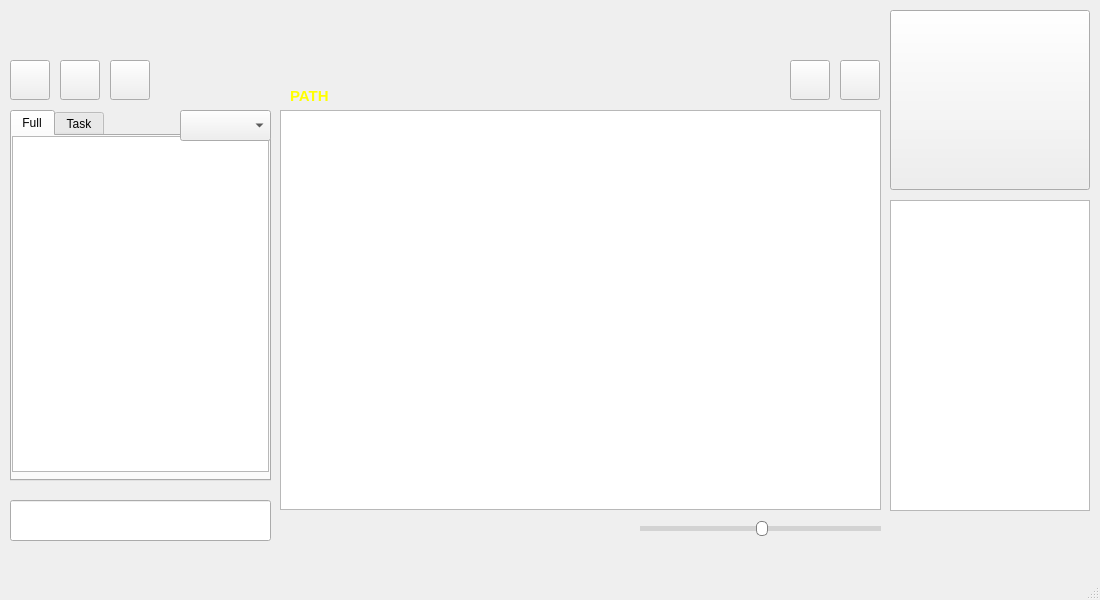
<?xml version="1.0" encoding="UTF-8"?>
<ui version="4.0">
 <class>MainWindow</class>
 <widget class="QMainWindow" name="MainWindow">
  <property name="geometry">
   <rect>
    <x>0</x>
    <y>0</y>
    <width>1100</width>
    <height>600</height>
   </rect>
  </property>
  <property name="windowTitle">
   <string>MainWindow</string>
  </property>
  <property name="styleSheet">
   <string notr="true"/>
  </property>
  <widget class="QWidget" name="centralwidget">
   <widget class="QTabWidget" name="tabWidget">
    <property name="geometry">
     <rect>
      <x>10</x>
      <y>110</y>
      <width>261</width>
      <height>371</height>
     </rect>
    </property>
    <property name="currentIndex">
     <number>0</number>
    </property>
    <widget class="QWidget" name="tab_3">
     <attribute name="title">
      <string>Full</string>
     </attribute>
     <widget class="QTreeWidget" name="treeWidget">
      <property name="geometry">
       <rect>
        <x>0</x>
        <y>0</y>
        <width>257</width>
        <height>336</height>
       </rect>
      </property>
      <property name="columnCount">
       <number>0</number>
      </property>
     </widget>
    </widget>
    <widget class="QWidget" name="tab_4">
     <attribute name="title">
      <string>Task</string>
     </attribute>
     <widget class="QTreeWidget" name="treeWidget_task">
      <property name="geometry">
       <rect>
        <x>0</x>
        <y>0</y>
        <width>261</width>
        <height>341</height>
       </rect>
      </property>
      <property name="columnCount">
       <number>0</number>
      </property>
     </widget>
    </widget>
   </widget>
   <widget class="QPushButton" name="pushButton_home">
    <property name="geometry">
     <rect>
      <x>10</x>
      <y>60</y>
      <width>40</width>
      <height>40</height>
     </rect>
    </property>
    <property name="text">
     <string/>
    </property>
   </widget>
   <widget class="QPushButton" name="pushButton_back">
    <property name="geometry">
     <rect>
      <x>60</x>
      <y>60</y>
      <width>40</width>
      <height>40</height>
     </rect>
    </property>
    <property name="text">
     <string/>
    </property>
   </widget>
   <widget class="QPushButton" name="pushButton_front">
    <property name="geometry">
     <rect>
      <x>110</x>
      <y>60</y>
      <width>40</width>
      <height>40</height>
     </rect>
    </property>
    <property name="text">
     <string/>
    </property>
   </widget>
   <widget class="QSlider" name="horizontalSlider">
    <property name="geometry">
     <rect>
      <x>640</x>
      <y>520</y>
      <width>241</width>
      <height>16</height>
     </rect>
    </property>
    <property name="cursor">
     <cursorShape>UpArrowCursor</cursorShape>
    </property>
    <property name="styleSheet">
     <string notr="true">QSlider::groove:horizontal {
    background: lightgray;  /* 슬라이더 바 색 */
    height: 5px;
}

QSlider::sub-page:horizontal {
    background: transparent;  /* 🎯 파란색을 투명하게 변경 */
}

QSlider::handle:horizontal {
    background: white;  /* 핸들(버튼) 색상 */
    border: 1px solid gray;
    width: 10px;
    margin: -5px 0;
    border-radius: 5px;
}
</string>
    </property>
    <property name="value">
     <number>50</number>
    </property>
    <property name="orientation">
     <enum>Qt::Horizontal</enum>
    </property>
   </widget>
   <widget class="QLineEdit" name="lineEdit">
    <property name="geometry">
     <rect>
      <x>10</x>
      <y>500</y>
      <width>261</width>
      <height>41</height>
     </rect>
    </property>
   </widget>
   <widget class="QLabel" name="label_path">
    <property name="geometry">
     <rect>
      <x>290</x>
      <y>80</y>
      <width>501</width>
      <height>31</height>
     </rect>
    </property>
    <property name="styleSheet">
     <string notr="true">font-size: 15px;
font-weight: bold;
color: yellow;</string>
    </property>
    <property name="text">
     <string>PATH</string>
    </property>
   </widget>
   <widget class="QListWidget" name="listWidget_sub">
    <property name="geometry">
     <rect>
      <x>890</x>
      <y>200</y>
      <width>200</width>
      <height>311</height>
     </rect>
    </property>
   </widget>
   <widget class="QComboBox" name="comboBox_task">
    <property name="geometry">
     <rect>
      <x>180</x>
      <y>110</y>
      <width>91</width>
      <height>31</height>
     </rect>
    </property>
   </widget>
   <widget class="QPushButton" name="pushButton_luck">
    <property name="geometry">
     <rect>
      <x>890</x>
      <y>10</y>
      <width>200</width>
      <height>180</height>
     </rect>
    </property>
    <property name="text">
     <string/>
    </property>
   </widget>
   <widget class="QPushButton" name="pushButton_icon_menu">
    <property name="geometry">
     <rect>
      <x>840</x>
      <y>60</y>
      <width>40</width>
      <height>40</height>
     </rect>
    </property>
    <property name="text">
     <string/>
    </property>
   </widget>
   <widget class="QPushButton" name="pushButton_list_menu">
    <property name="geometry">
     <rect>
      <x>790</x>
      <y>60</y>
      <width>40</width>
      <height>40</height>
     </rect>
    </property>
    <property name="text">
     <string/>
    </property>
   </widget>
   <widget class="QListView" name="listView_button">
    <property name="geometry">
     <rect>
      <x>730</x>
      <y>120</y>
      <width>141</width>
      <height>101</height>
     </rect>
    </property>
   </widget>
   <widget class="QTableWidget" name="tableWidget">
    <property name="geometry">
     <rect>
      <x>280</x>
      <y>110</y>
      <width>601</width>
      <height>400</height>
     </rect>
    </property>
   </widget>
  </widget>
  <widget class="QMenuBar" name="menubar">
   <property name="geometry">
    <rect>
     <x>0</x>
     <y>0</y>
     <width>1100</width>
     <height>25</height>
    </rect>
   </property>
  </widget>
  <widget class="QStatusBar" name="statusbar"/>
 </widget>
 <resources/>
 <connections/>
</ui>
